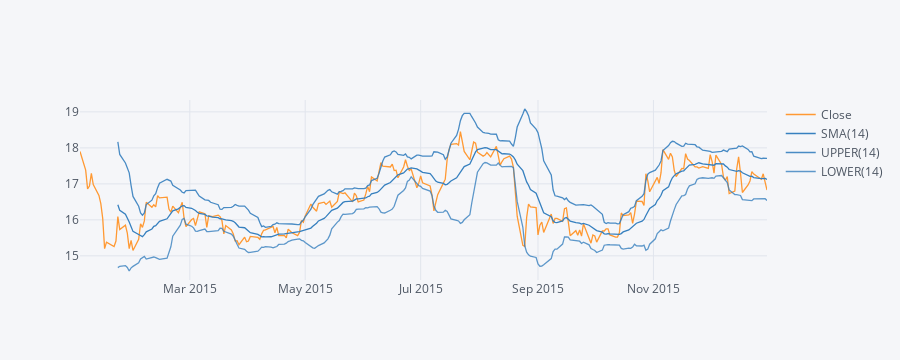

Notebook cell for this chart:
### Markdown cell above
**Use .ta_plot(study='boll') to create a Bollinger Band Plot for Bank of America for the year 2015.**

### Code cell
BAC['Close'].loc['2015-01-01':'2016-01-01'].ta_plot(study='boll')

### Figure 1 — Plotly figure (JSON) as saved in the notebook; plotly's stock layout.template omitted (floating-point values rounded to 4 significant figures; data arrays with more than 128 entries replaced by an {"elided": "..."} marker saying what was removed)
{"data": [{"line": {"color": "rgba(255, 153, 51, 1.0)", "dash": "solid", "shape": "linear", "width": 1.3}, "mode": "lines", "name": "Close", "text": "", "type": "scatter", "x": {"elided": "252 str values"}, "y": {"elided": "252 float values"}}, {"line": {"color": "rgba(55, 128, 191, 1.0)", "dash": "solid", "shape": "linear", "width": 1.3}, "mode": "lines", "name": "SMA(14)", "text": "", "type": "scatter", "x": {"elided": "252 str values"}, "y": {"elided": "252 mixed values"}}, {"line": {"color": "rgba(55, 128, 191, 0.8999999999999999)", "dash": "solid", "shape": "linear", "width": 1.3}, "mode": "lines", "name": "UPPER(14)", "text": "", "type": "scatter", "x": {"elided": "252 str values"}, "y": {"elided": "252 mixed values"}}, {"line": {"color": "rgba(55, 128, 191, 0.7999999999999998)", "dash": "solid", "shape": "linear", "width": 1.3}, "mode": "lines", "name": "LOWER(14)", "text": "", "type": "scatter", "x": {"elided": "252 str values"}, "y": {"elided": "252 mixed values"}}], "layout": {"height": 360, "legend": {"bgcolor": "#F5F6F9", "font": {"color": "#4D5663"}}, "paper_bgcolor": "#F5F6F9", "plot_bgcolor": "#F5F6F9", "title": {"font": {"color": "#4D5663"}}, "xaxis": {"autorange": true, "gridcolor": "#E1E5ED", "range": ["2015-01-02", "2015-12-31"], "showgrid": true, "tickfont": {"color": "#4D5663"}, "title": {"font": {"color": "#4D5663"}, "text": ""}, "type": "date", "zerolinecolor": "#E1E5ED"}, "yaxis": {"autorange": true, "gridcolor": "#E1E5ED", "range": [14.33, 19.33], "showgrid": true, "tickfont": {"color": "#4D5663"}, "title": {"font": {"color": "#4D5663"}, "text": ""}, "type": "linear", "zerolinecolor": "#E1E5ED"}}}
